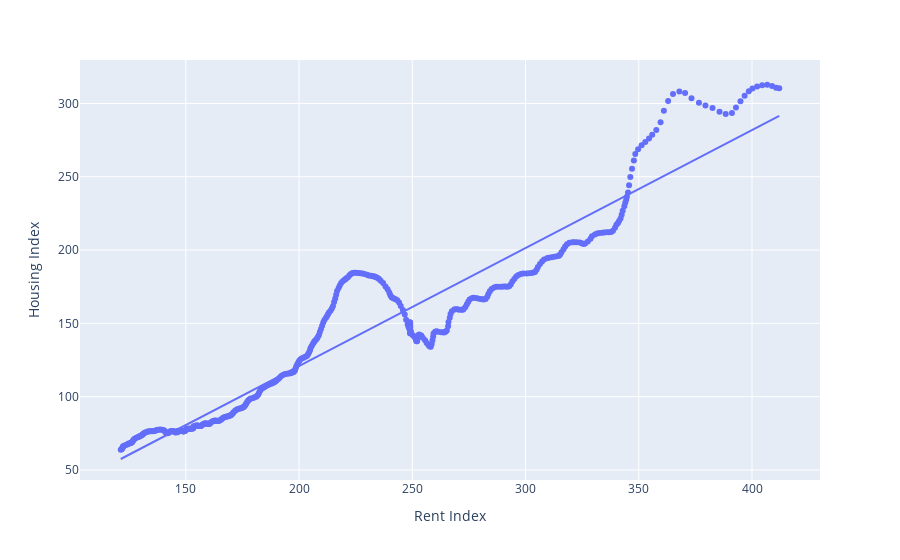

This figure's notebook cell:
### Code cell
# fit a trendline and take the square root of the R-squared value:
corr_fig = px.scatter(housing_df, x='Rent Index', y='Housing Index', trendline='ols')
corr_fig
Image(filename='./images/trendline.png', width=1500)

### Figure 1 — Plotly figure (JSON) as saved in the notebook; plotly's stock layout.template omitted (floating-point values rounded to 4 significant figures; data arrays with more than 128 entries replaced by an {"elided": "..."} marker saying what was removed)
{"data": [{"hovertemplate": "Rent Index=%{x}<br>Housing Index=%{y}<extra></extra>", "legendgroup": "", "marker": {"color": "#636efa", "symbol": "circle"}, "mode": "markers", "name": "", "orientation": "v", "showlegend": false, "type": "scatter", "x": {"elided": "445 float values"}, "xaxis": "x", "y": {"elided": "445 float values"}, "yaxis": "y"}, {"hovertemplate": "<b>OLS trendline</b><br>Housing Index = 0.804994 * Rent Index + -40.1495<br>R<sup>2</sup>=0.915118<br><br>Rent Index=%{x}<br>Housing Index=%{y} <b>(trend)</b><extra></extra>", "legendgroup": "", "marker": {"color": "#636efa", "symbol": "circle"}, "mode": "lines", "name": "", "showlegend": false, "type": "scatter", "x": {"elided": "445 float values"}, "xaxis": "x", "y": {"elided": "445 float values"}, "yaxis": "y"}], "layout": {"autosize": true, "legend": {"tracegroupgap": 0}, "margin": {"t": 60}, "xaxis": {"anchor": "y", "autorange": true, "domain": [0, 1], "range": [104.3, 429.0], "title": {"text": "Rent Index"}, "type": "linear"}, "yaxis": {"anchor": "x", "autorange": true, "domain": [0, 1], "range": [43.04, 332.2], "title": {"text": "Housing Index"}, "type": "linear"}}}
